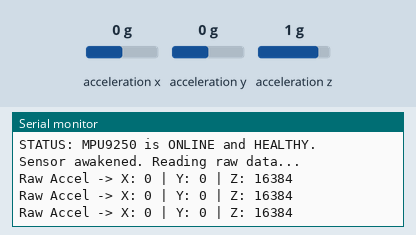
The sketch below on a simulated Arduino Nano, built with avr-gcc and run on an emulated ATmega328P. On the bench: the last lines printed to the serial monitor. Wiring (inferred from the names in the program): MPU-9250 motion sensor at I2C address 0x68. Inputs (shaded band) come from the test bench; at power-on: acceleration x 0 g, acceleration y 0 g, acceleration z 1 g.

Above: at 2.2 s.
2.3 s: acceleration x set to -1.4 g
At 2.9 s:
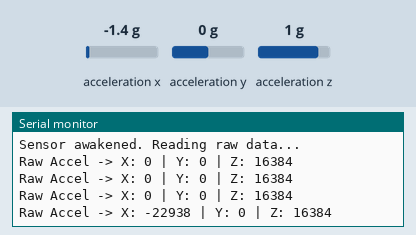
3.8 s: acceleration y set to -1.4 g
At 4.4 s:
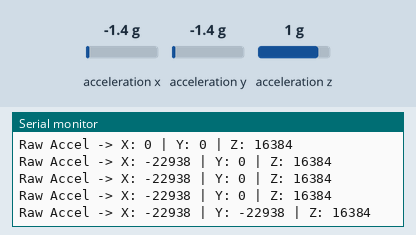
5.3 s: acceleration z set to -1.4 g
At 5.9 s:
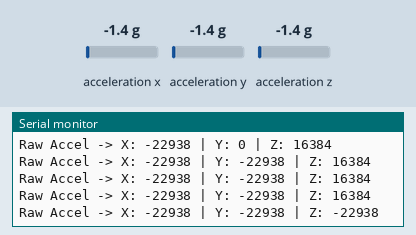

The sketch:

MPU9250.ino
```cpp
// Last Edit: 2026-06-04
// Reason for Last Edit: Basic I2C sanity check and WHO_AM_I verification for MPU9250 on Arduino Nano
// Author: Alireza Sotoodeh

/*
 * =========================================================================
 * PROJECT: Hardware Sanity Check (MPU9250)
 * VERSION: Test.1
 * * WIRING DIAGRAM
 * -------------------------------------------------------------------------
 * Component        | Arduino Nano Pin      | Note / Reasoning
 * -------------------------------------------------------------------------
 * MPU9250 VCC      | 3V3                   | CRITICAL: MPU9250 logic is 3.3V.
 * MPU9250 GND      | GND                   | Common ground
 * MPU9250 SCL      | A5                    | Hardware I2C Clock for Arduino Nano
 * MPU9250 SDA      | A4                    | Hardware I2C Data for Arduino Nano
 * MPU9250 AD0      | GND                   | Sets I2C Address to 0x68
 * =========================================================================
 */

#include <Wire.h>

#define MPU_ADDR 0x68         // I2C address of the MPU-9250
#define WHO_AM_I_REG 0x75     // Register that contains the device ID
#define PWR_MGMT_1_REG 0x6B   // Power management register
#define ACCEL_XOUT_H 0x3B     // First register for Accelerometer data

void setup() {
  Serial.begin(115200);
  Wire.begin();

  Serial.println("=================================");
  Serial.println("Starting MPU9250 Health Check...");
  Serial.println("=================================");

  // 1. Check I2C Connection and read WHO_AM_I register
  Wire.beginTransmission(MPU_ADDR);
  Wire.write(WHO_AM_I_REG);

  // End transmission but keep the connection active
  if (Wire.endTransmission(false) != 0) {
    Serial.println("STATUS: ERROR! MPU9250 not found on I2C bus.");
    Serial.println("ACTION: Check wiring (SDA to A4, SCL to A5) and power.");
    while (1); // Halt execution if device is not found
  }

  // Request 1 byte from the WHO_AM_I register
  Wire.requestFrom(MPU_ADDR, 1, true);

  if (Wire.available()) {
    uint8_t whoAmI = Wire.read();
    Serial.print("WHO_AM_I Register Value: 0x");
    Serial.println(whoAmI, HEX);

    // MPU9250 typically returns 0x71 or 0x73
    if (whoAmI == 0x71 || whoAmI == 0x73) {
      Serial.println("STATUS: MPU9250 is ONLINE and HEALTHY.");
    } else {
      Serial.println("STATUS: WARNING! Device found, but ID does not match MPU9250.");
      Serial.println("ACTION: It might be a fake chip or an MPU6050 (0x68).");
    }
  }

  // 2. Wake up the sensor (clear sleep mode bit in power management register)
  Wire.beginTransmission(MPU_ADDR);
  Wire.write(PWR_MGMT_1_REG);
  Wire.write(0x00);
  Wire.endTransmission(true);

  Serial.println("Sensor awakened. Reading raw data...");
  delay(1000);
}

void loop() {
  // 3. Read raw acceleration data (6 bytes: X_H, X_L, Y_H, Y_L, Z_H, Z_L)
  Wire.beginTransmission(MPU_ADDR);
  Wire.write(ACCEL_XOUT_H);
  Wire.endTransmission(false);
  Wire.requestFrom(MPU_ADDR, 6, true);

  if (Wire.available() == 6) {
    // Bitwise shift and bitwise OR to combine high and low bytes
    int16_t accX = Wire.read() << 8 | Wire.read();
    int16_t accY = Wire.read() << 8 | Wire.read();
    int16_t accZ = Wire.read() << 8 | Wire.read();

    Serial.print("Raw Accel -> X: "); Serial.print(accX);
    Serial.print(" | Y: "); Serial.print(accY);
    Serial.print(" | Z: "); Serial.println(accZ);
  } else {
    Serial.println("Error reading data.");
  }

  delay(500); // Wait half a second before next read
}
```

Measured:
- after the input at 2.3 s, the serial monitor: prints a new line after 0.22 s (image 1)
- after the input at 3.8 s, the serial monitor: prints a new line after 0.22 s (image 2)
- after the input at 5.3 s, the serial monitor: prints a new line after 0.23 s (image 3)
